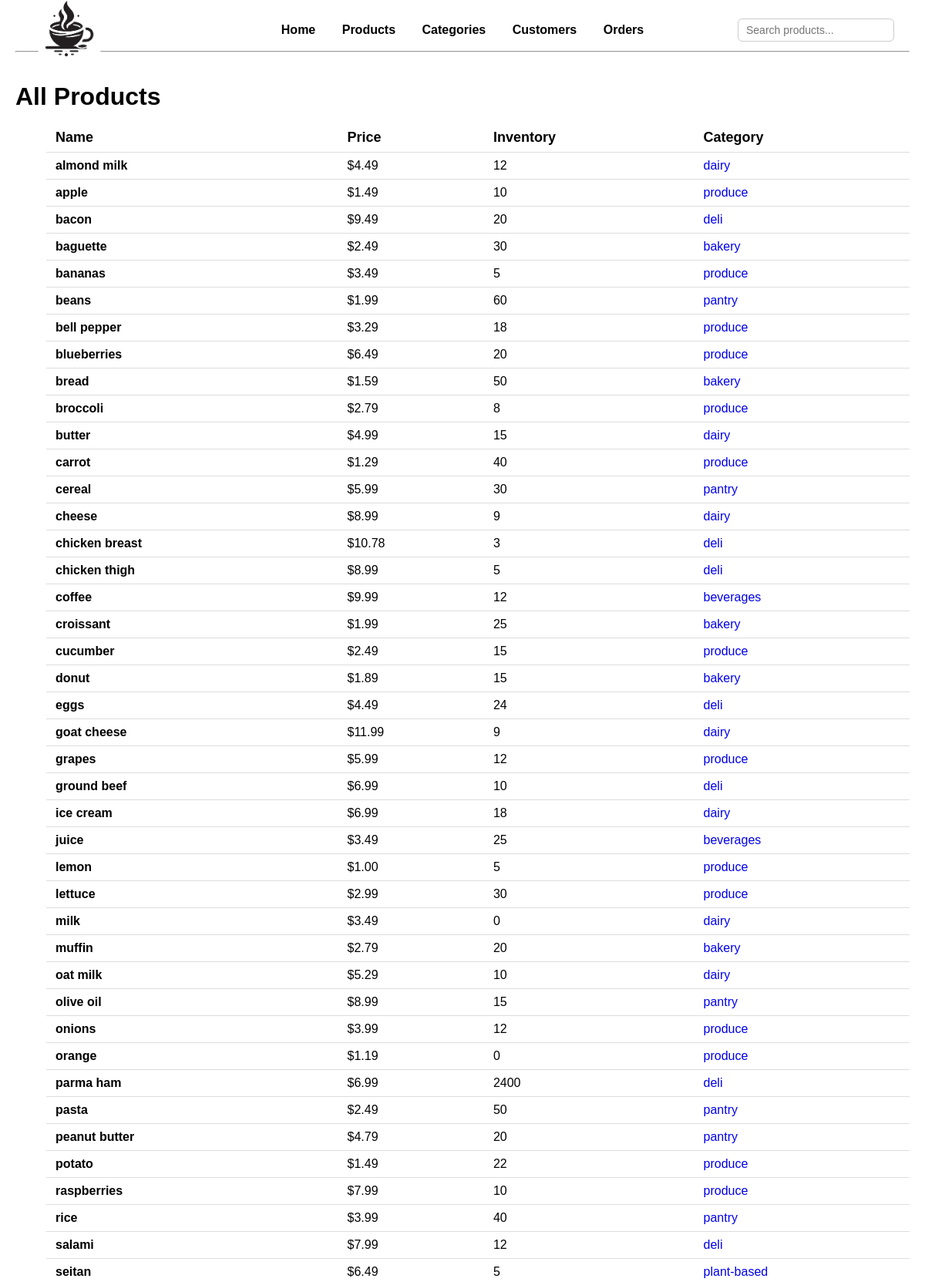
Page /products (upper part) on the committed database.
### models.py (models this page shows, shortened)
class Product(db.Model):
    __tablename__ = "product"
    id = mapped_column(Integer, primary_key=True)
    name = mapped_column(String)
    price = mapped_column(DECIMAL(10, 2))
    inventory = mapped_column(Integer, default=0)
    category_id = mapped_column(Integer, ForeignKey("categories.id"))
    category = relationship("Category", back_populates="products")

class Category(db.Model):
    __tablename__ = "categories"
    id = mapped_column(Integer, primary_key=True)
    name = mapped_column(String)
    products = relationship("Product", back_populates="category")

### app.py (the view)
@app.route("/products")
def products():
    stmt = db.select(Product).order_by(Product.name)
    products = db.session.execute(stmt).scalars().all()
    return render_template("products.html", products=products)

### templates/products.html
{% extends "base.html" %}
{% block content %}
<h1>All Products</h1>
<ul>
    <table>
        <tr>
            <th>Name</th>
            <th>Price</th>
            <th>Inventory</th>
            <th>Category</th>
        </tr>
        {% for p in products %}
        <tr>
            <td><strong>{{ p.name }}</strong></td>
            <td>${{ p.price }}</td>
            <td>{{ p.inventory }}</td>
            <td>
                <a href="{{ url_for('category_detail', name=p.category.name) }}">
                    {{ p.category.name }}
                </a>
            </td>
        </tr>
        {% endfor %}
    </table>
</ul>
{% endblock %}

### static/base.css (style rules this page uses)
body { font-family: Arial, sans-serif; margin: 20px; }
h1 { margin-bottom: 10px; }
a { text-decoration: none; }
table { width: 100%; border-collapse: collapse; margin-top: 12px; }
th, td { padding: 8px 12px; border-bottom: 1px solid #ddd; text-align: left; }
th { font-size: 18px; }

### rows in the picture
Product: name "almond milk", price "4.49", inventory "12", category.name "dairy"
Product: name "apple", price "1.49", inventory "10", category.name "produce"
Product: name "bacon", price "9.49", inventory "20", category.name "deli"
Product: name "baguette", price "2.49", inventory "30", category.name "bakery"
Product: name "bananas", price "3.49", inventory "5", category.name "produce"
Product: name "beans", price "1.99", inventory "60", category.name "pantry"
Product: name "bell pepper", price "3.29", inventory "18", category.name "produce"
Product: name "blueberries", price "6.49", inventory "20", category.name "produce"
Product: name "bread", price "1.59", inventory "50", category.name "bakery"
Product: name "broccoli", price "2.79", inventory "8", category.name "produce"
Product: name "butter", price "4.99", inventory "15", category.name "dairy"
Product: name "carrot", price "1.29", inventory "40", category.name "produce"
Product: name "cereal", price "5.99", inventory "30", category.name "pantry"
Product: name "cheese", price "8.99", inventory "9", category.name "dairy"
Product: name "chicken breast", price "10.78", inventory "3", category.name "deli"
Product: name "chicken thigh", price "8.99", inventory "5", category.name "deli"
Product: name "coffee", price "9.99", inventory "12", category.name "beverages"
Product: name "croissant", price "1.99", inventory "25", category.name "bakery"
Product: name "cucumber", price "2.49", inventory "15", category.name "produce"
Product: name "donut", price "1.89", inventory "15", category.name "bakery"
Product: name "eggs", price "4.49", inventory "24", category.name "deli"
Product: name "goat cheese", price "11.99", inventory "9", category.name "dairy"
Product: name "grapes", price "5.99", inventory "12", category.name "produce"
Product: name "ground beef", price "6.99", inventory "10", category.name "deli"
Product: name "ice cream", price "6.99", inventory "18", category.name "dairy"
Product: name "juice", price "3.49", inventory "25", category.name "beverages"
Product: name "lemon", price "1.00", inventory "5", category.name "produce"
Product: name "lettuce", price "2.99", inventory "30", category.name "produce"
Product: name "milk", price "3.49", inventory "0", category.name "dairy"
Product: name "muffin", price "2.79", inventory "20", category.name "bakery"
Product: name "oat milk", price "5.29", inventory "10", category.name "dairy"
Product: name "olive oil", price "8.99", inventory "15", category.name "pantry"
Product: name "onions", price "3.99", inventory "12", category.name "produce"
Product: name "orange", price "1.19", inventory "0", category.name "produce"
Product: name "parma ham", price "6.99", inventory "2400", category.name "deli"
Product: name "pasta", price "2.49", inventory "50", category.name "pantry"
Product: name "peanut butter", price "4.79", inventory "20", category.name "pantry"
Product: name "potato", price "1.49", inventory "22", category.name "produce"
Product: name "raspberries", price "7.99", inventory "10", category.name "produce"
Product: name "rice", price "3.99", inventory "40", category.name "pantry"
Product: name "salami", price "7.99", inventory "12", category.name "deli"
Product: name "seitan", price "6.49", inventory "5", category.name "plant-based"
